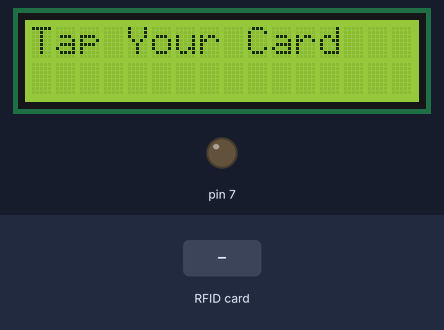
The sketch below on a simulated Arduino Uno, built with avr-gcc and run on an emulated ATmega328P. Parts: 16×2 character LCD, output pins drawn as LEDs (lit = HIGH). Inputs (shaded band) come from the test bench. Pins used as bus, display or sensor lines are not drawn; what the sketch prints to the serial monitor is not drawn.

Above: at 1.3 s.
1.4 s: RFID card 83 AF C8 02 held to the reader
At 3.4 s:
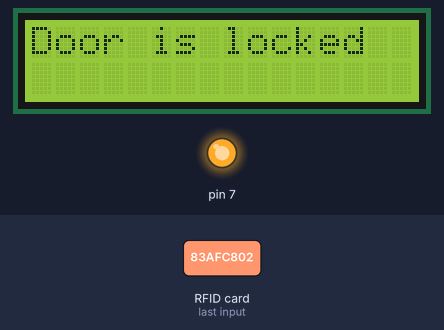
4.1 s: RFID card 5E 7A 19 C4 held to the reader
At 6.1 s:
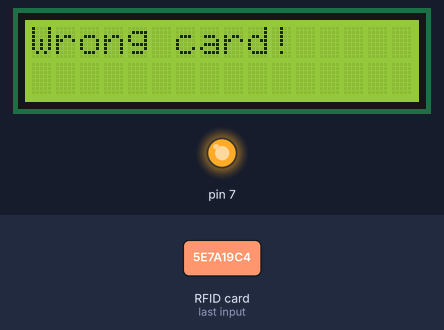
6.5 s: RFID card 83 AF C8 02 held to the reader
At 8.7 s:
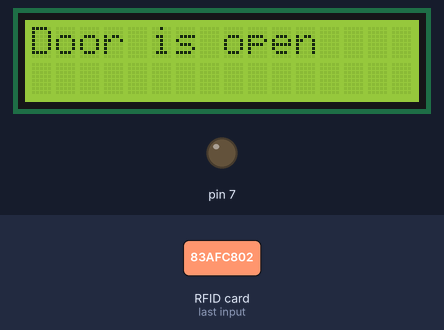
Timing chart, 0 to 10.2 s (numbered marks = the images above; inputs shaded):
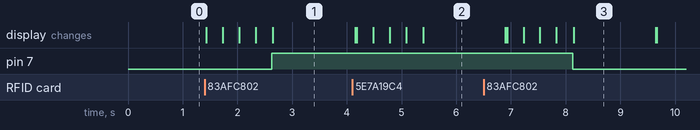

Measured:
- after the input at 1.4 s, pin 7: LOW → HIGH after 1.2 s; the display: first changes at once (image 1 shows a later state)
- after the input at 4.1 s, the display: first differs from a run without the input after 0.08 s (image 2 shows a later state)
- after the input at 6.5 s, pin 7: HIGH → LOW after 1.6 s; the display: first differs from a run without the input after 0.43 s (image 3 shows a later state)

The sketch:

RFID_Code.ino
```cpp
/*RFID Door Lock code
* Electronics Simplified
* http://electronicssimplified.tech/
*/


#include <LiquidCrystal_I2C.h>
#include <SPI.h>
#include <MFRC522.h>

#define SS_PIN 10
#define RST_PIN 9
String UID ="83 AF C8 02";
byte lock = 0;

LiquidCrystal_I2C lcd(0x27, 16, 2);
MFRC522 rfid(SS_PIN, RST_PIN);

void setup() {
Serial.begin(9600);
lcd.init();
lcd.backlight();
SPI.begin();
rfid.PCD_Init();
pinMode(7,OUTPUT);
}

void loop() {
lcd.setCursor(0, 0);
lcd.print("Tap Your Card");

if ( ! rfid.PICC_IsNewCardPresent())
return;
if ( ! rfid.PICC_ReadCardSerial())
return;

lcd.clear();
lcd.setCursor(0, 0);
lcd.print("Scanning");
Serial.print("NUID tag is :");
String ID = "";
for (byte i = 0; i < rfid.uid.size; i++) {
lcd.print(".");
ID.concat(String(rfid.uid.uidByte[i] < 0x10 ? " 0" : " "));
ID.concat(String(rfid.uid.uidByte[i],HEX));
delay(300);
}
ID.toUpperCase();

if (ID.substring(1) == UID && lock == 0 ) {
digitalWrite(7,HIGH);
lcd.clear();
lcd.setCursor(0, 0);
lcd.print("Door is locked");
delay(1500);
lcd.clear();
lock = 1;
} else if (ID.substring(1) == UID && lock == 1 ) {
digitalWrite(7,LOW);
lcd.clear();
lcd.setCursor(0, 0);
lcd.print("Door is open");
delay(1500);
lcd.clear();
lock = 0;
} else {
lcd.clear();
lcd.setCursor(0, 0);
lcd.print("Wrong card!");
delay(1500);
lcd.clear();
}
}
```
